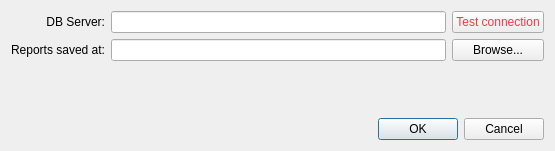
<?xml version="1.0" encoding="UTF-8"?>
<ui version="4.0">
 <class>Dialog</class>
 <widget class="QDialog" name="Dialog">
  <property name="geometry">
   <rect>
    <x>0</x>
    <y>0</y>
    <width>555</width>
    <height>151</height>
   </rect>
  </property>
  <property name="windowTitle">
   <string>Dialog</string>
  </property>
  <layout class="QGridLayout" name="gridLayout">
   <item row="0" column="1">
    <widget class="QLineEdit" name="db_server"/>
   </item>
   <item row="0" column="0">
    <widget class="QLabel" name="label">
     <property name="text">
      <string>DB Server:</string>
     </property>
     <property name="alignment">
      <set>Qt::AlignRight|Qt::AlignTrailing|Qt::AlignVCenter</set>
     </property>
    </widget>
   </item>
   <item row="1" column="0">
    <widget class="QLabel" name="label_2">
     <property name="text">
      <string>Reports saved at:</string>
     </property>
     <property name="alignment">
      <set>Qt::AlignRight|Qt::AlignTrailing|Qt::AlignVCenter</set>
     </property>
    </widget>
   </item>
   <item row="0" column="2">
    <widget class="QPushButton" name="test_connection_button">
     <property name="styleSheet">
      <string notr="true">color: rgb(252, 53, 72);</string>
     </property>
     <property name="text">
      <string>Test connection</string>
     </property>
    </widget>
   </item>
   <item row="1" column="1">
    <widget class="QLineEdit" name="reports_path"/>
   </item>
   <item row="3" column="0" colspan="3">
    <widget class="QDialogButtonBox" name="buttonBox">
     <property name="orientation">
      <enum>Qt::Horizontal</enum>
     </property>
     <property name="standardButtons">
      <set>QDialogButtonBox::Cancel|QDialogButtonBox::Ok</set>
     </property>
    </widget>
   </item>
   <item row="1" column="2">
    <widget class="QPushButton" name="browse_button">
     <property name="text">
      <string>Browse...</string>
     </property>
    </widget>
   </item>
   <item row="2" column="1">
    <spacer name="verticalSpacer">
     <property name="orientation">
      <enum>Qt::Vertical</enum>
     </property>
     <property name="sizeHint" stdset="0">
      <size>
       <width>20</width>
       <height>40</height>
      </size>
     </property>
    </spacer>
   </item>
  </layout>
 </widget>
 <resources/>
 <connections>
  <connection>
   <sender>buttonBox</sender>
   <signal>accepted()</signal>
   <receiver>Dialog</receiver>
   <slot>accept()</slot>
   <hints>
    <hint type="sourcelabel">
     <x>248</x>
     <y>254</y>
    </hint>
    <hint type="destinationlabel">
     <x>157</x>
     <y>274</y>
    </hint>
   </hints>
  </connection>
  <connection>
   <sender>buttonBox</sender>
   <signal>rejected()</signal>
   <receiver>Dialog</receiver>
   <slot>reject()</slot>
   <hints>
    <hint type="sourcelabel">
     <x>316</x>
     <y>260</y>
    </hint>
    <hint type="destinationlabel">
     <x>286</x>
     <y>274</y>
    </hint>
   </hints>
  </connection>
 </connections>
</ui>
